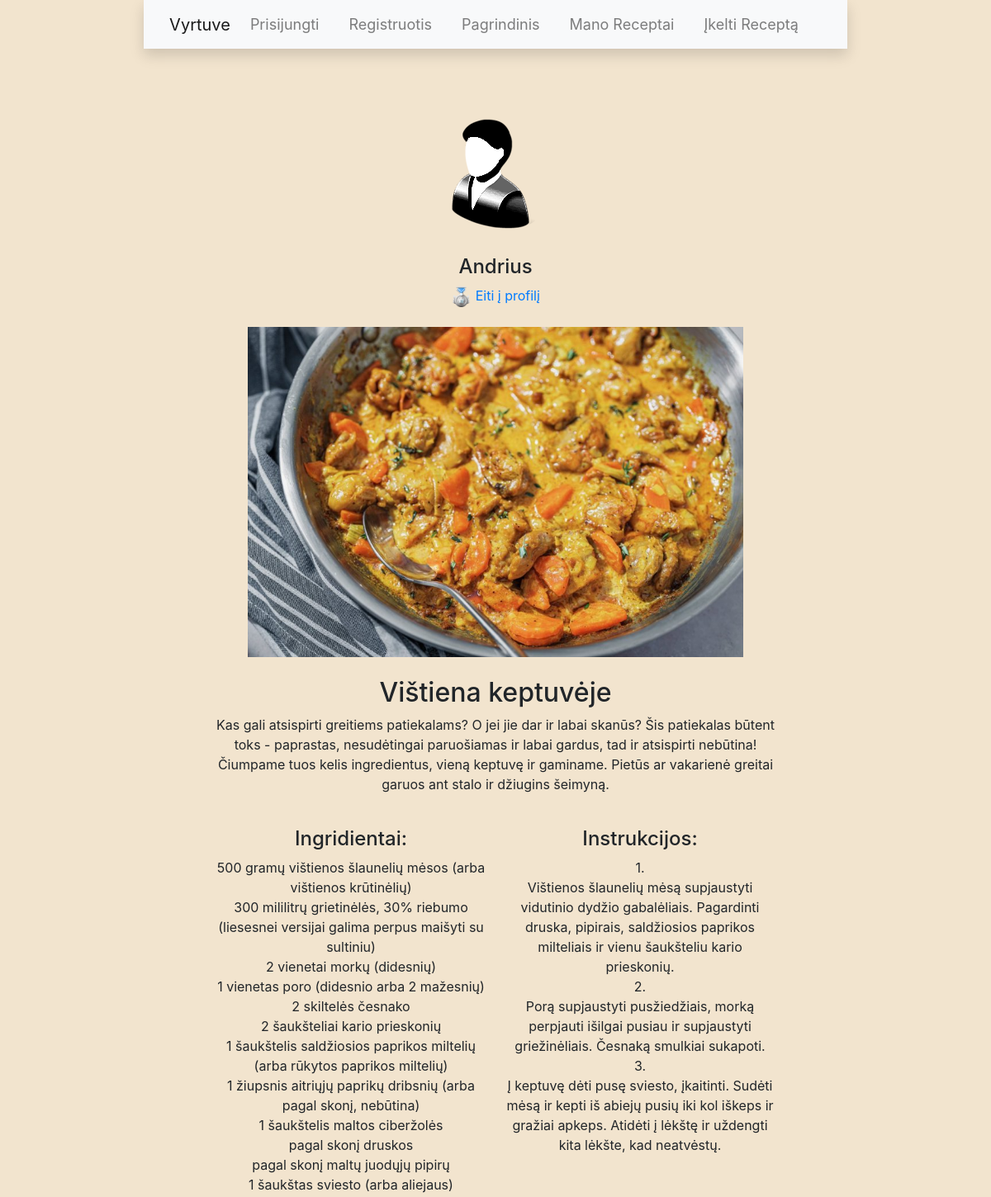
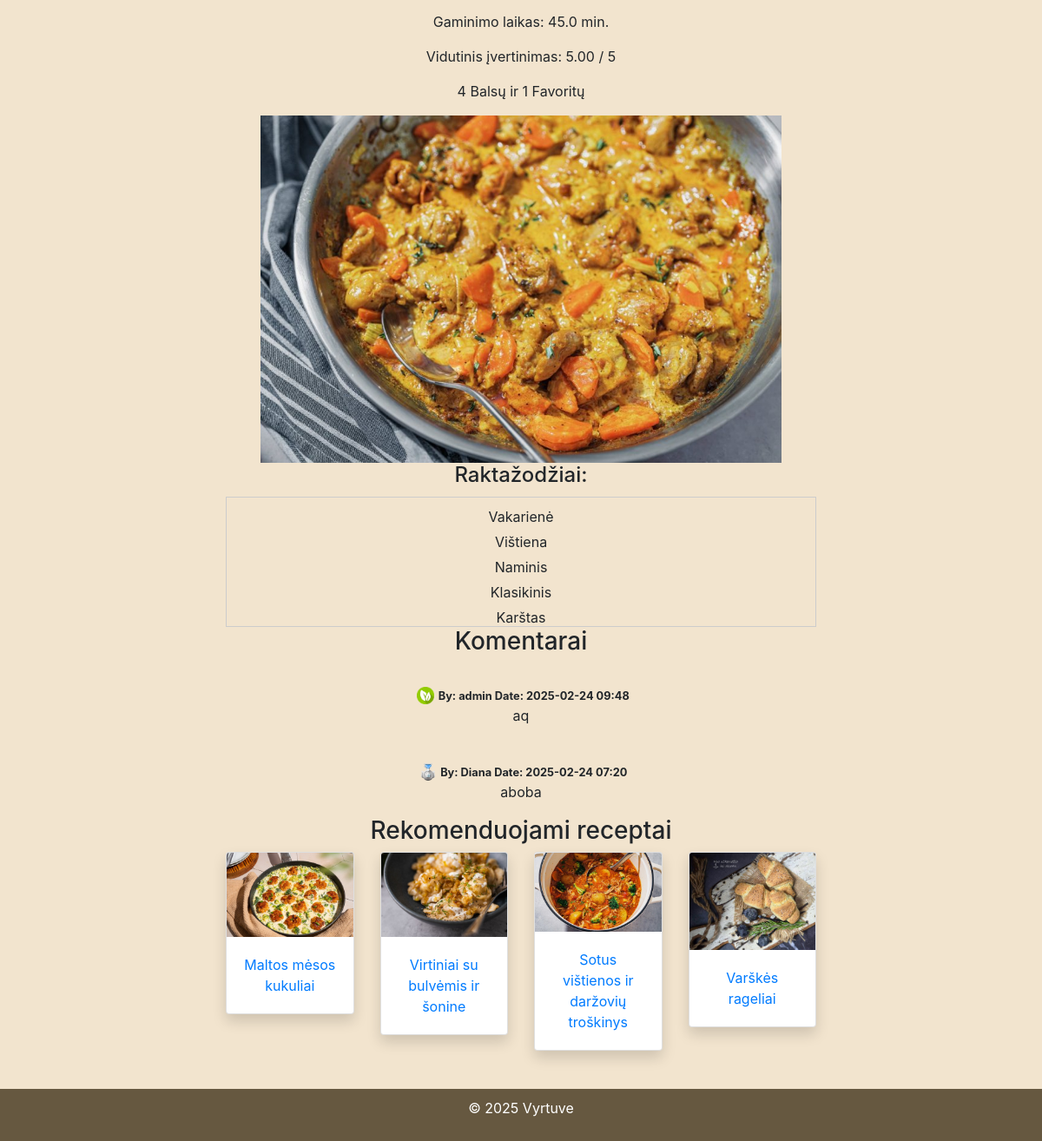
Screenshot of /recipe/35/ with the database file from the repository (2 pictures, top to bottom).
### Vyrtuve/models.py (models this page shows, shortened)
class Profilis(models.Model):
    profilis = models.OneToOneField(User, on_delete=models.CASCADE)
    vardas = models.CharField(max_length=50)
    aprasas = models.TextField(max_length=2000)
    nuotrauka = models.ImageField(upload_to='profiliu_nuotraukos/', blank=True, default='default-user.png')
    prestizas = models.ForeignKey(Prestizas, on_delete=models.SET_NULL, null=True, blank=True)
    prestizo_taskai = models.IntegerField(default=0)

class Receptas(models.Model):
    titulas = models.CharField(max_length=50)
    aprasas = models.TextField(max_length=2000)
    ingridientai = models.TextField(max_length=2000)
    instrukcijos = models.TextField(max_length=2000)
    nuotrauka = models.ImageField(upload_to='receptai/', blank=True, null=True)
    gaminimo_laikas = models.FloatField()
    vidutinis_reitingas = models.FloatField(default=0)
    reitingu_kiekis = models.IntegerField(default=0)
    favoritu_kiekis = models.IntegerField(default=0)
    ar_vegetariskas = models.BooleanField(default=False)
    ar_veganiskas = models.BooleanField(default=False)
    data = models.DateTimeField(auto_now_add=True)
    sablonas = models.ForeignKey(Sablonas, on_delete=models.SET_NULL, null=True)
    profilis = models.ForeignKey(Profilis, related_name='receptai', on_delete=models.CASCADE, null=True)

class Prestizas(models.Model):
    PASIRINKIMAI = (
        ("Prestizo lygis įprastas", "Įprastas"),
        ("Prestizo lygis bronzinis", "Bronzinis"),
        ("Prestizo lygis sidabrinis", "Sidabrinis"),
        ("Prestizo lygis auksinis", "Auksinis"),
        ("Prestizo lygis Administratorius", "Administratorius"),
    )
    lygio_pavadinimas = models.CharField(choices=PASIRINKIMAI, max_length=40, blank=True, null=True)
    tasku_reikalavimas = models.IntegerField()
    ikona = models.ImageField(upload_to='prestizo_ikonai/', blank=True, null=True)

class ReceptoRaktazodis(models.Model):
    receptas = models.ForeignKey(Receptas, related_name='raktazodziai_recepto', on_delete=models.CASCADE)
    raktazodis = models.ForeignKey(Raktazodis, related_name='raktazodziai_recepto', on_delete=models.CASCADE)

class Raktazodis(models.Model):
    raktazodis = models.CharField(max_length=50)
    def __str__(self):
        return self.raktazodis

class Komentaras(models.Model):
    receptas = models.ForeignKey(Receptas, related_name='komentarai', on_delete=models.CASCADE, null=True)
    profilis = models.ForeignKey(Profilis, related_name='komentarai', on_delete=models.CASCADE, null=True)
    data = models.DateTimeField(auto_now_add=True)
    turinys = models.TextField(max_length=2000)

### Vyrtuve/views.py (the view, shortened to what this page needs)
# urls.py: path('recipe/<int:pk>/', ReceptasDetail.as_view(), name='recipe'),
class ReceptasDetail(FormMixin, DetailView):
    model = Receptas
    context_object_name = 'recipe'
    form_class = CommentForm
    def get_context_data(self, **kwargs):
        context = super().get_context_data(**kwargs)
        context['comment_form'] = CommentForm()
        context['rating_form'] = RatingForm()
        current_user = self.request.user
        if current_user.is_authenticated:
            user_profile = current_user.profilis
        else:
            user_profile = None
        context['current_user'] = current_user
        if self.object.profilis:
            context['recipe_user'] = self.object.profilis.profilis
        else:
            context['recipe_user'] = None
        context['comments'] = Komentaras.objects.filter(receptas=self.object).order_by('-data')
        recipe_tags = self.object.raktazodziai_recepto.all()
        if recipe_tags.exists():
            recommended_recipes = Receptas.objects.filter(
                raktazodziai_recepto__raktazodis__in=recipe_tags.values_list('raktazodis', flat=True)).exclude(
                id=self.object.id)[:4]
            context['recommended_recipes'] = recommended_recipes
        else:
            context['recommended_recipes'] = []
        if user_profile:
            user_rating = Reitingas.objects.filter(receptas=self.object, profilis=user_profile).first()
            if user_rating:
                context['user_rating'] = user_rating.reitingas
                context['is_favorite'] = user_rating.favoritas
            else:
                context['user_rating'] = None
                context['is_favorite'] = False
        else:
            context['user_rating'] = None
            context['is_favorite'] = False
        context['rating_form'] = RatingForm(initial={
            'reitingas': context['user_rating'],
            'favoritas': context['is_favorite']
        })
        return context
    def get_template_names(self):
        sablonas = self.object.sablonas
        if sablonas.pavadinimas == 'Paprastas':
            return ['recipe_detail_template_1.html']
        elif sablonas.pavadinimas == 'Horizontalus':
            return ['recipe_detail_template_2.html']
        elif sablonas.pavadinimas == 'Dvi nuotraukos':
            return ['recipe_detail_template_3.html']
        else:
            return ['recipe_detail.html']

### Vyrtuve/templates/recipe_detail_template_3.html (shortened to what this page needs)
{% extends 'base.html' %}
{% block content %}
<img class="rounded-circle" src="{{ recipe_user.profilis.nuotrauka.url }}"/>
<br><br>
<h4>{{ recipe.profilis.profilis }}</h4><img src="{{ recipe_user.profilis.prestizas.ikona.url }}" style="width: 25px; height: 25px;">
<a href="{% url 'view-other-profile' username=recipe_user.username %}">Eiti į profilį</a>
<br>
<br>
<img class="recipe-image" src="{{ recipe.nuotrauka.url }}" alt="{{ recipe.titulas }}">
<br><br>
<h2>{{ recipe.titulas }}</h2>
<p>{{ recipe.aprasas }}</p>
<br>
<div class="ingredients-instructions">
    <div class="section">
        <h4>Ingridientai:</h4>
        <p>{{ recipe.ingridientai|linebreaksbr }}</p>
    </div>
    <div class="section">
        <h4>Instrukcijos:</h4>
        <p>{{ recipe.instrukcijos|linebreaksbr }}</p>
    </div>
</div>
<p>Gaminimo laikas: {{ recipe.gaminimo_laikas }} min.</p>
<p>Vidutinis įvertinimas: {{ recipe.vidutinis_reitingas|floatformat:2 }} / 5</p>
<p>{{ recipe.reitingu_kiekis }} Balsų  ir  {{ recipe.favoritu_kiekis }} Favoritų</p>
{% if recipe.nuotrauka %}
<img class="recipe-image" src="{{ recipe.nuotrauka.url }}" alt="{{ recipe.titulas }}">
{% endif %}
<h4>Raktažodžiai:</h4>
<div class="tags-container">
    <ul>
        {% for tag in recipe.raktazodziai_recepto.all %}
        <li>{{ tag.raktazodis }}</li>
        {% empty %}
        <li>Raktažodžių nėra</li>
        {% endfor %}
    </ul>
</div>
<h3>Komentarai</h3>
{% for comment in comments %}
<div class="comment">
    <br>
    <div>
        <img src="{{ comment.profilis.prestizas.ikona.url }}" alt="Commenter's Prestige Icon" style="width: 20px; height: 20px; margin-left: 5px;"/>
        <small><b>By: {{ comment.profilis.profilis }} Date: {{ comment.data|date:"Y-m-d H:i" }}</b></small>
    </div>
    <p>{{ comment.turinys }}</p>
</div>
{% endfor %}
<h3>Rekomenduojami receptai</h3>
<div class="row">
    {% for recommended_recipe in recommended_recipes %}
        <div class="col-sm-6 col-md-4 col-lg-3 mb-4">
            <div class="card shadow">
                {% if recommended_recipe.nuotrauka %}
                <img class="card-img-top" src="{{ recommended_recipe.nuotrauka.url }}" alt="{{ recommended_recipe.titulas }}">
                {% endif %}
                <div class="card-body">
                        <a href="{% url 'Receptas' recommended_recipe.id %}">{{ recommended_recipe.titulas }}</a>
                </div>
            </div>
        </div>
    {% empty %}
        <p>Nėra rekomenduojamų receptų.</p>
    {% endfor %}
</div>
{% endblock %}

### Vyrtuve/static/css/styles.css (style rules this page uses)
html, body { height: 100%; margin: 0; padding: 0; }
body { font-family: Arial, sans-serif; display: flex; place-items: center; flex-direction: column; background-color: #f2e4ce !important; }
.row { display: flex; flex-wrap: wrap; }
.tags-container { max-height: 150px; overflow-y: auto; border: 1px solid #ccc; padding: 10px; margin-top: 10px; }
.tags-container ul { list-style-type: none; padding: 0; }
.tags-container li { margin-bottom: 5px; }
.recipe-image { width: 600px; height: 400px; object-fit: cover; }
.ingredients-instructions { display: flex; justify-content: space-between; gap: 20px; }
.section { flex: 1; }

### rows the page displays
Receptas: profilis.profilis "Andrius", nuotrauka (picture), titulas "Vištiena keptuvėje", aprasas "Kas gali atsispirti greitiems patiekalams? O jei jie dar ir labai skanūs? Šis patiekalas būtent toks - paprastas, nesudėtingai paruošiamas ir labai gardus, tad ir atsispirti nebūtina! Čiumpame tuos kelis ingredientus, vieną keptuvę ir gaminame. Pietūs ar vakarienė greitai garuos ant stalo ir džiugins šeimyną.", ingridientai "500 gramų vištienos šlaunelių mėsos (arba vištienos krūtinėlių) 300 mililitrų grietinėlės, 30% riebumo (liesesnei versijai galima perpus maišyti su sultiniu) 2 vienetai morkų (didesnių) 1 vienetas poro (didesnio arba 2 mažesnių) 2 skiltelės česnako 2 šaukšteliai kario prieskonių 1 šaukštelis saldžiosios paprikos miltelių (arba rūkytos paprikos miltelių) 1 žiupsnis aitriųjų paprikų dribsnių (arba pagal skonį, nebūtina) 1 šaukštelis maltos ciberžolės pagal skonį druskos pagal skonį maltų juodųjų pipirų 1 šaukštas sviesto (arba aliejaus)", instrukcijos "1. Vištienos šlaunelių mėsą supjaustyti vidutinio dydžio gabalėliais. Pagardinti druska, pipirais, saldžiosios paprikos milteliais ir vienu šaukšteliu kario prieskonių. 2. Porą supjaustyti pusžiedžiais, morką perpjauti išilgai pusiau ir supjaustyti griežinėliais. Česnaką smulkiai sukapoti. 3. Į keptuvę dėti pusę sviesto, įkaitinti. Sudėti mėsą ir kepti iš abiejų pusių iki kol iškeps ir gražiai apkeps. Atidėti į lėkštę ir uždengti kita lėkšte, kad neatvėstų.", gaminimo_laikas "45.0", vidutinis_reitingas "5.00", reitingu_kiekis "4", favoritu_kiekis "1"
ReceptoRaktazodis: raktazodis "Vakarienė"
ReceptoRaktazodis: raktazodis "Vištiena"
ReceptoRaktazodis: raktazodis "Naminis"
ReceptoRaktazodis: raktazodis "Klasikinis"
ReceptoRaktazodis: raktazodis "Karštas"
Komentaras: profilis.prestizas.ikona (picture), profilis.profilis "admin", data "2025-02-24 09:48", turinys "aq"
Komentaras: profilis.prestizas.ikona (picture), profilis.profilis "Diana", data "2025-02-24 07:20", turinys "aboba"
Receptas: nuotrauka (picture), titulas "Maltos mėsos kukuliai"
Receptas: nuotrauka (picture), titulas "Virtiniai su bulvėmis ir šonine"
Receptas: nuotrauka (picture), titulas "Sotus vištienos ir daržovių troškinys"
Receptas: nuotrauka (picture), titulas "Varškės rageliai"
